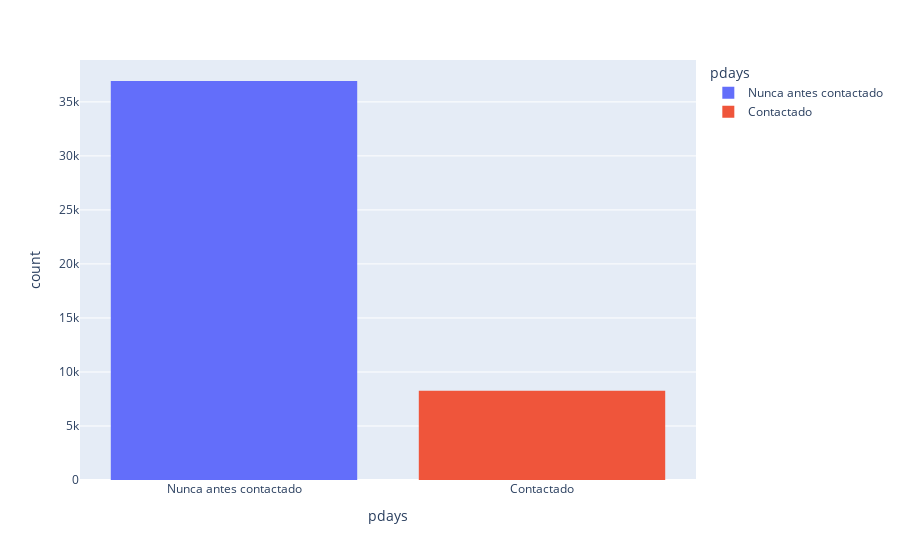

The notebook cell this image was saved under:
### Code cell
px.histogram(data, x="pdays", color="pdays")

### Figure 1 — Plotly figure (JSON) as saved in the notebook; plotly's stock layout.template omitted (floating-point values rounded to 4 significant figures; data arrays with more than 128 entries replaced by an {"elided": "..."} marker saying what was removed)
{"data": [{"alignmentgroup": "True", "bingroup": "x", "hovertemplate": "pdays=%{x}<br>count=%{y}<extra></extra>", "legendgroup": "Nunca antes contactado", "marker": {"color": "#636efa"}, "name": "Nunca antes contactado", "offsetgroup": "Nunca antes contactado", "orientation": "v", "showlegend": true, "type": "histogram", "x": {"elided": "36933 str values"}, "xaxis": "x", "yaxis": "y"}, {"alignmentgroup": "True", "bingroup": "x", "hovertemplate": "pdays=%{x}<br>count=%{y}<extra></extra>", "legendgroup": "Contactado", "marker": {"color": "#EF553B"}, "name": "Contactado", "offsetgroup": "Contactado", "orientation": "v", "showlegend": true, "type": "histogram", "x": {"elided": "8257 str values"}, "xaxis": "x", "yaxis": "y"}], "layout": {"barmode": "relative", "legend": {"title": {"text": "pdays"}, "tracegroupgap": 0}, "margin": {"t": 60}, "xaxis": {"anchor": "y", "categoryarray": ["Nunca antes contactado", "Contactado"], "categoryorder": "array", "domain": [0, 1], "title": {"text": "pdays"}}, "yaxis": {"anchor": "x", "domain": [0, 1], "title": {"text": "count"}}}}
